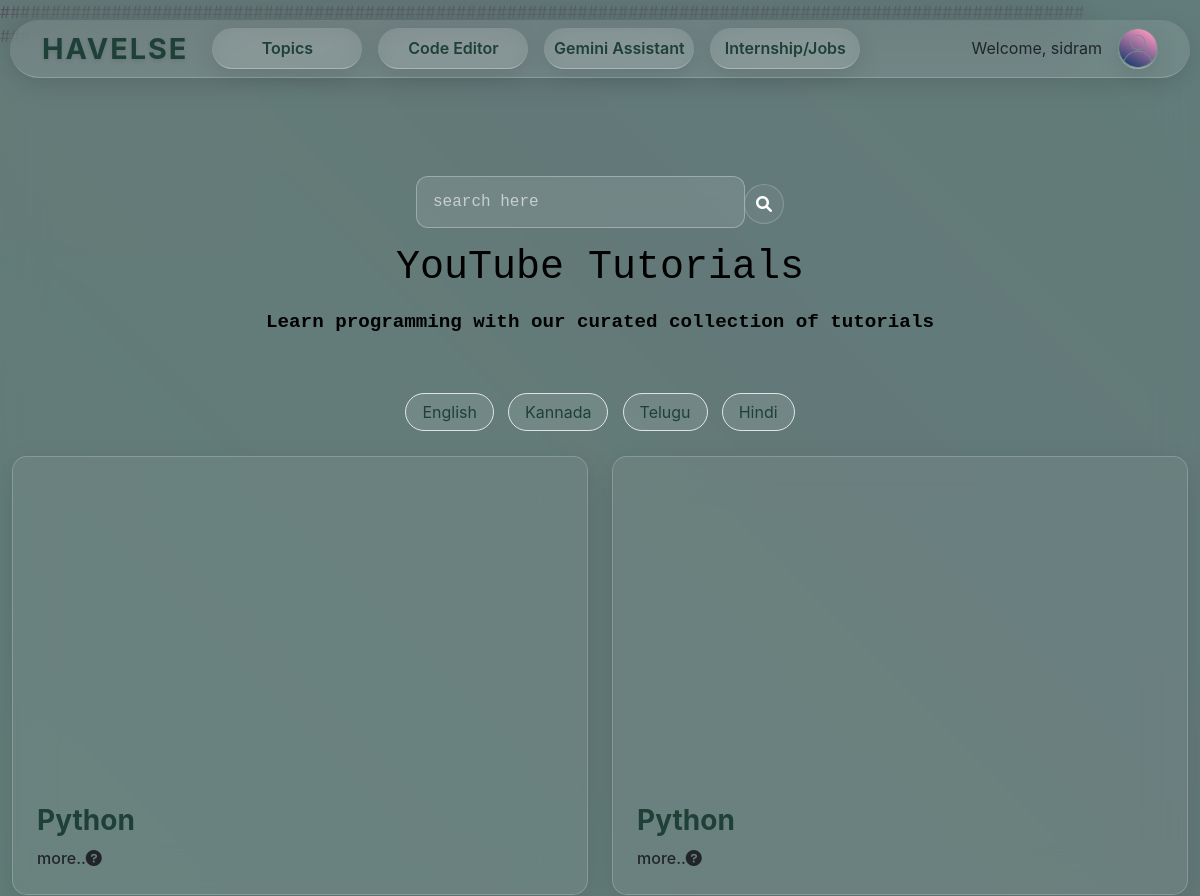
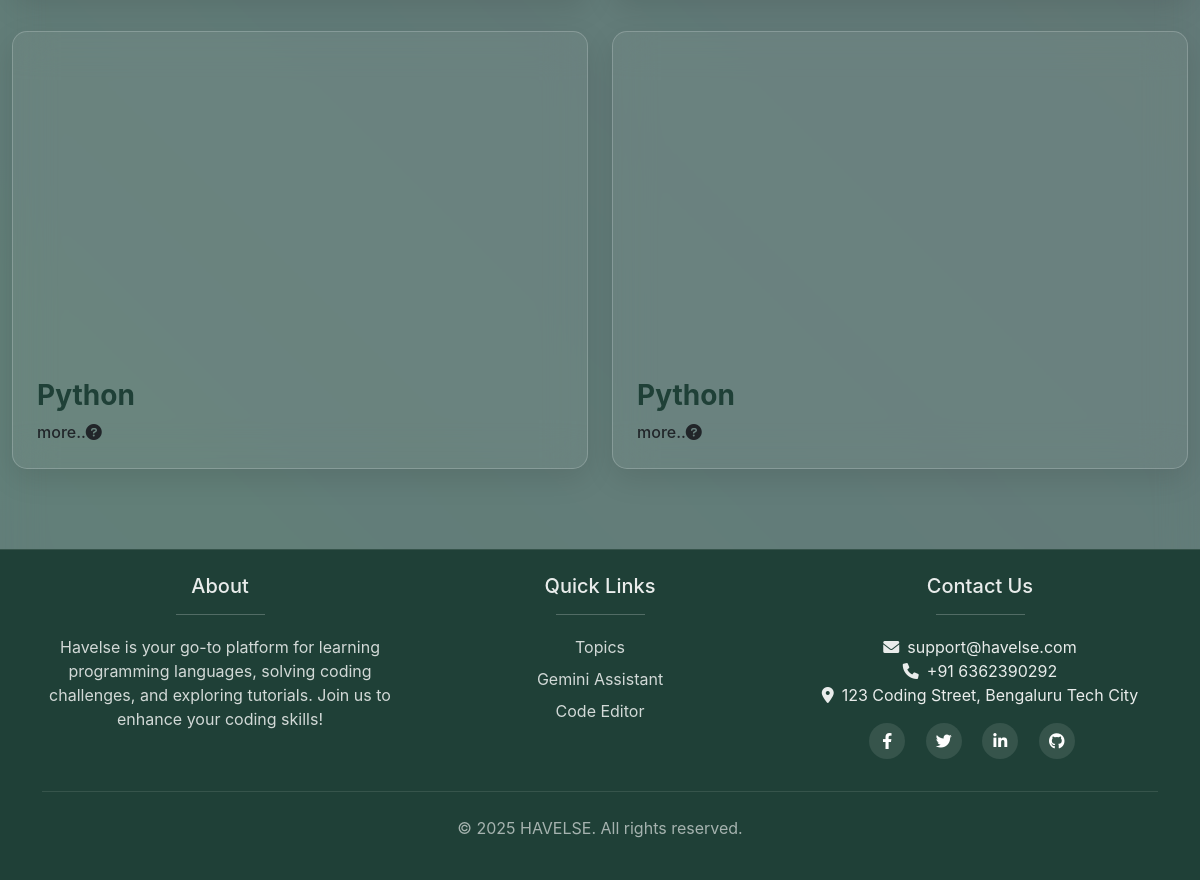
Screenshot of /home/video/?slug=python&l_name=Kannada (signed in) with the database file from the repository (2 pictures, top to bottom).
### learn/models.py (models this page shows, shortened)
class Languages(models.Model):
    course=models.ForeignKey(Course,on_delete=models.CASCADE,related_name='languages')
    language=models.CharField(max_length=20)

class Playlists(models.Model):
    title=models.ForeignKey(Languages,on_delete=models.CASCADE,related_name='playlists')
    list_id=models.CharField(max_length=100)

class Course(models.Model):
    title = models.CharField(max_length=200)
    subtitle=models.CharField(max_length=500,blank=True)
    slug = models.SlugField(max_length=200, unique=True)
    description = models.TextField(blank=True)
    created_at = models.DateTimeField(auto_now_add=True)
    updated_at = models.DateTimeField(auto_now=True)

### learn/views.py (the view)
# urls.py: path('video/',views.video,name='video'),
@login_required
def video(request):
    slug=request.GET.get('slug')
    l_name=request.GET.get('l_name','English')
    course=Course.objects.get(slug=slug)
    languages=course.languages.all()
    playlist={}
    for item in languages:
        if item.language==l_name:
            playlist=item.playlists.all()
    return render(request,'learn/videos.html',{'languages':languages,'playlist':playlist,'course':course})

### learn/templates/learn/videos.html (shortened to what this page needs)
{% extends 'learn/base.html' %}
{% load static %}
{% block content %}
<div class="tutorial-hero-section">
    <div class="container">
        <div class="row justify-content-center">
            <div class="col-md-8 text-center">
                <form action="{% url 'learn:search' %}" method="POST" class="d-flex">
                    <div class="input-group mb-3 mx-auto" style="width:50%;">
                        <input type="text" class="form-control" name="query" placeholder="search here">
                        <button class="fas fa-search btn" type="submit" id="button-addon2"></button>
                    </div>
                </form>
            </div>
        </div>
    <h1>YouTube Tutorials</h1>
    <p>Learn programming with our curated collection of tutorials</p>
    </div>
</div>
<div class="container">
    <div class="category-filters">
        {% for item in languages %}
        <a href="{% url 'learn:video' %}?slug={{course.slug}}&l_name={{item.language}}" class="filter-btn text-decoration-none">{{ item.language }}</a>
        {% endfor %}
    </div>
</div>
<div class="tutorials-container container">
    <div class="videos-page" id="page1">
        <div class="row">
            {% for play in playlist %}
            <div class="col-lg-6 col-md-12">
                <div class="video-card">
                    <div class="video-container">
                        <iframe src="https://www.youtube.com/embed/videoseries?list={{play.list_id}}" title="YouTube playlist player" allowfullscreen></iframe>
                    </div>
                    <div class="video-info">
                        <h3 class="video-title">{{ course.title }}</h3>
                        <div id="videoInfo">
                        <button class="accordion-button" type="button" data-bs-toggle="collapse" data-bs-target="#collapse{{play.id}}">
                            more..
                            <i class="fas fa-question-circle me-3"></i>
                        </button>
                        </div>
                    </div>
                </div>
            </div>
            {% endfor %}
        </div>
    </div>
</div>
{% endblock %}

### learn/templates/learn/base.html (shortened to what this page needs)
<!DOCTYPE html>
{% load static %}
<html lang="en">
<head>
    <link href="https://cdn.jsdelivr.net/npm/bootstrap@5.3.3/dist/css/bootstrap.min.css" rel="stylesheet">
    <link rel="stylesheet" href="https://cdnjs.cloudflare.com/ajax/libs/font-awesome/6.0.0-beta3/css/all.min.css">
    <link rel="stylesheet" href="{% static 'learn/css/main.css' %}">
</head>
<body>
    <div class="background-animation">
        <div class="blur-layer"></div>
        <div class="wave"></div>
        <div class="wave"></div>
        <div class="wave"></div>
    </div>
        {% if not hide_nav %}
        <nav class="navbar navbar-expand-lg fixed-top" id="hideNav">
            <div class="container">
            <a class="navbar-brand" href="{% url 'learn:home' %}">HAVELSE</a>
            <div class="collapse navbar-collapse" id="mainNav">
                <ul class="navbar-nav me-auto">
                    <li class="nav-item">
                        <a class="nav-link p-2 m-2" href="{% url 'learn:topics' %}">Topics</a>
                    </li>
                    <li class="nav-item">
                        <a class="nav-link p-2 m-2" href="{% url 'learn:code' %}">Code Editor</a>
                    </li>
                    <li class="nav-item">
                        <a class="nav-link p-2 m-2" href="{% url 'learn:chat' %}">Gemini Assistant</a>
                    </li>
                    <li class="nav-item">
                        <a target="_blank" class="nav-link p-2 m-2" href="https://placementdrive.in/links?fbclid=PAZXh0bgNhZW0CMTEAAabL1EuN4zIc9V0YgCyHf6O5ytVIEuH1jqAABe5G32OYE9smKh2Y3xpt2U4_aem_0cBPoTAWkG_YZpzwfWAwyg#google_vignette">Internship/Jobs</a>
                    </li>
                </ul>
                <ul class="navbar-nav ms-auto">
                    <span class="navbar-text text-dark p-2 m-2 d-none d-lg-block">
                        {% if user.is_authenticated %}
                            Welcome, {{ user.username }}
                        {% else %}
                            Welcome, Guest
                        {% endif %}
                    </span>
                <li class="nav-item">
                    <button class="nav-link profile my-2 p-0 bg-transparent" data-bs-toggle="modal" data-bs-target="#profileModal">
                        <img src="{{ user.profile.image.url }}" onerror="this.onerror=null; this.src='learn/images/profile.png';" alt="profile" height="40px" width="40px" class="rounded-circle">
                    </button>
                </li>
                </ul>
            </div>
            </div>
        </nav>
    {% endif %}
###########################################################################################################
    ###########################################################################################################
{% block content %} {% endblock %}
<footer class="footer mt-5 py-4" style="background-color: #1f4037; color: white;">
    <div class="container">
        <div class="row">
            <div class="col-md-4 mb-4 text-center">
                <h5>About</h5><hr class="footer-title w-25 mx-auto">
                <p style="color: rgba(255, 255, 255, 0.8);">Havelse is your go-to platform for learning programming languages, solving coding challenges, and exploring tutorials. Join us to enhance your coding skills!</p>
            </div>
            <div class="col-md-4 mb-4 text-center">
                <h5>Quick Links</h5><hr class="footer-title w-25 mx-auto">
                <ul class="list-unstyled">
                    <li><a href="{% url 'learn:topics' %}" class="footer-links">Topics</a></li>
                    <li><a href="{% url 'learn:chat' %}" class="footer-links">Gemini Assistant</a></li>
                    <li><a href="{% url 'learn:code' %}" class="footer-links">Code Editor</a></li>
                </ul>
            </div>
            <div class="col-md-4 mb-4 text-center">
                <h5>Contact Us</h5><hr class="footer-title w-25 mx-auto">
                <ul class="list-unstyled">
                    <li><i class="fas fa-envelope me-2"></i>support@havelse.com</li>
                    <li><i class="fas fa-phone me-2"></i>+91 6362390292</li>
                    <li><i class="fas fa-map-marker-alt me-2"></i>123 Coding Street, Bengaluru Tech City</li>
                </ul>
                <div class="social-links mt-3">
                    <a href="#" class="text-white me-3"><i class="fab fa-facebook-f"></i></a>
                    <a href="#" class="text-white me-3"><i class="fab fa-twitter"></i></a>
                    <a href="#" class="text-white me-3"><i class="fab fa-linkedin-in"></i></a>
                    <a href="#" class="text-white me-3"><i class="fab fa-github"></i></a>
                </div>
            </div>
        </div>
        <div class="copyright">
            <p>&copy; 2025 HAVELSE. All rights reserved.</p>
        </div>
    </div>
</footer>
</body>
</html>

### learn/static/learn/css/main.css (style rules this page uses)
* { margin: 0; padding: 0; box-sizing: border-box; }
body { font-family: -apple-system, BlinkMacSystemFont, 'Segoe UI', Roboto, Oxygen, Ubuntu, Cantarell, sans-serif; background: linear-gradient(135deg, #437064 0%, #437064 100%); overflow-x: hidden; position: relative; }
.background-animation { position: fixed; top: 0; left: 0; width: 100%; height: 100%; z-index: 0; pointer-events: none; }
.wave { position: absolute; opacity: 0.1; width: 200%; height: 200%; background: linear-gradient(45deg, #FF9A9E, #FAD0C4, #fba3e2, #A6C1EE); animation: wave 15s infinite linear; -webkit-animation: wave 15s infinite linear; transform-origin: 50% 50%; will-change: transform, opacity; transform: translateZ(0); }
.wave:nth-child(2) { animation-delay: -5s; -webkit-animation-delay: -5s; opacity: 0.05; background: linear-gradient(45deg, #f9a48c, #FF9A9E, #A6C1EE, #f8a4e0); }
.wave:nth-child(3) { animation-delay: -10s; -webkit-animation-delay: -10s; opacity: 0.07; background: linear-gradient(45deg, #faa3e1, #A6C1EE, #FF9A9E, #FAD0C4); }
.blur-layer { position: absolute; width: 100%; height: 100%; backdrop-filter: blur(20px); -webkit-backdrop-filter: blur(20px); z-index: 1; }
.navbar { position: fixed; top: 20px; left: 0; right: 0; z-index: 1030; margin: 0 auto; width: 95%; background: rgba(255, 255, 255, 0.1) !important; backdrop-filter: blur(20px); -webkit-backdrop-filter: blur(20px); border-bottom: 1px solid rgba(255, 255, 255, 0.2); border-radius: 30px !important; box-shadow: 0 8px 24px rgba(0, 0, 0, 0.1); transition: all 0.3s ease; padding: 0 0; }
.navbar-brand { font-size: 1.8rem; font-weight: 700; color: #1f4037 !important; text-shadow: 0 2px 4px rgba(0, 0, 0, 0.1); letter-spacing: 2px; }
.nav-link { background: rgba(255, 255, 255, 0.1); backdrop-filter: blur(20px); -webkit-backdrop-filter: blur(20px); border-bottom: 1px solid rgba(255, 255, 255, 0.3); color: #1f4037; padding: 1rem 1rem; border-radius: 50px; box-shadow: 0 8px 24px rgba(0, 0, 0, 0.1); font-weight: 600; text-decoration: none; transition: all 0.3s ease; position: relative; overflow: hidden; display: flex; justify-content: center; align-items: center; width: 150px; text-align: center; }
.nav-link::before { content: ''; position: absolute; top: 0; left: 0; width: 100%; height: 100%; background: rgba(255, 255, 255, 0.2); transform: scaleX(0); transform-origin: right; transition: transform 0.3s ease; border-radius: 20px; }
.profile { width:40px; }
@media (min-width: 992px) { #hideNav { position: absolute; top: 20px; transition: all 0.3s ease; transform: translate3d(0, 0, 0); -webkit-backface-visibility: hidden; backface-visibility: hidden; } }
@media (max-width: 1200px) { .navbar { width: calc(100% - 20px); } }
@media (max-width: 1200px) { .profile { width:40px; } }
.form-control { background: rgba(255, 255, 255, 0.1) !important; border: 1px solid rgba(255, 255, 255, 0.3) !important; border-radius: 12px !important; color: white !important; padding: 0.8rem 1rem !important; backdrop-filter: blur(10px); -webkit-backdrop-filter: blur(10px); }
.form-control::placeholder { color: rgba(255, 255, 255, 0.6) !important; }
.footer { background: #1f4037 !important; backdrop-filter: blur(20px); -webkit-backdrop-filter: blur(20px); border-top: 1px solid rgba(255, 255, 255, 0.1); color: rgba(255, 255, 255, 0.9) !important; padding: 3rem 0; }
.footer-title { font-weight: 600; margin-bottom: 1.2rem; }
.footer-links { color: rgba(255, 255, 255, 0.8); text-decoration: none; display: block; margin-bottom: 0.5rem; transition: all 0.3s ease; }
.social-links a { display: inline-block; width: 36px; height: 36px; background-color: rgba(255, 255, 255, 0.1); text-align: center; line-height: 36px; border-radius: 50%; margin-right: 10px; transition: all 0.3s ease; }
.copyright { margin-top: 0.5rem; padding-top: 1.5rem; border-top: 1px solid rgba(255, 255, 255, 0.1); text-align: center; color: rgba(255, 255, 255, 0.6); }

### rows the page displays
Languages: language "English"
Languages: language "Kannada"
Languages: language "Telugu"
Languages: language "Hindi"
Course: title "Python"

### other values shown
{{ user.username }} "sidram"
